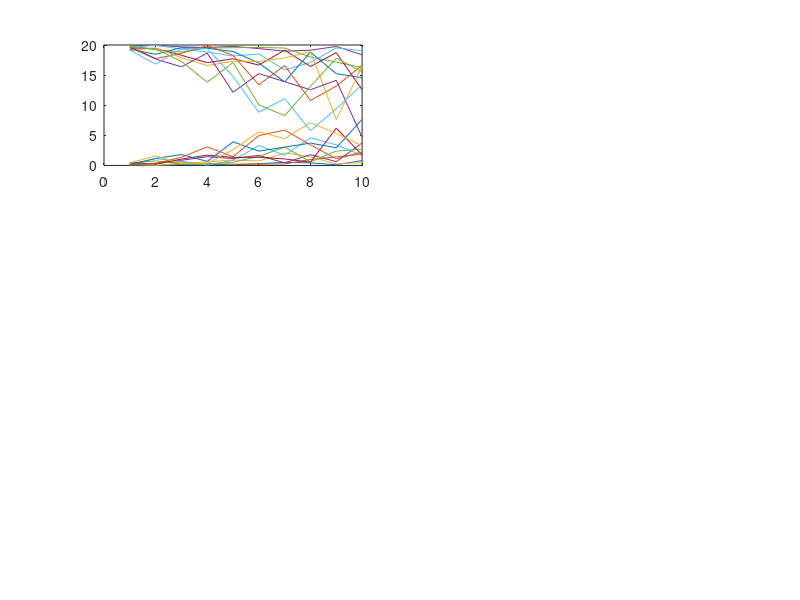

Recreate this plot in MATLAB. (Note: this script raises an error after producing the figure.)
numBasis = 2;
A1 = repmat(1:10, 10,1);
A1 = A1 .*  repmat((0.1:0.1:1)', 1, 10) .* rand(10, 10);
A2 = (repmat(10, 10, 10) - A1) * 2;
B = repmat(1:10, 10,1);
A1 = [A1, B];
A2 = [A2, B];
A = [A1; A2];
A = A';
subplot(3, 2, 1);
plot(A(11:20, :), A(1:10, :));

convInter = 0.95;

meanVector = determineMeanVector(A);

A = determineMeanSubtracted(A, meanVector);
subplot(3, 2, 2);
plot(A(11:20, :), A(1:10, :));
 
[eigenvectors, eigenvalues] = eig(A' * A, 'vector');
[eigenvectors, eigenvalues] = eigsort(eigenvectors, eigenvalues);
 
U = determineBasis(A, eigenvectors);
reducedA = reduceData(U, numBasis, A, meanVector);

id = kmeans(reducedA', 2);

C = [median(reducedA(:, id==1), 2)'; median(reducedA(:, id==2), 2)'];

subplot(3, 2, 3);
if (numBasis > 1)
    plot(reducedA(1, id==1),reducedA(2, id==1),'r.','MarkerSize',12);
    hold on;
    plot(reducedA(1, id==2),reducedA(2, id==2),'b.','MarkerSize',12);
    plot(C(:,1),C(:,2),'kx', 'MarkerSize',15,'LineWidth',3);
    hold off;
end

reconstructedA = reconstructData(U, numBasis, reducedA, meanVector);
reconstructedC = reconstructData(U, numBasis, C', meanVector);
subplot(3, 2, 4);
plot(reconstructedA(11:20, (id == 1)), reconstructedA(1:10, (id == 1)), 'r');
hold on;
plot(reconstructedA(11:20, (id == 2)), reconstructedA(1:10, (id == 2)), 'b');
plot(reconstructedC(11:20, :), reconstructedC(1:10, :), 'black', 'linewidth', 2);
hold off;

threshold = sqrt(chi2inv(convInter,2));

subplot(3, 2, 5);
B = reducedA(:, id == 1);

x1 = linspace(min(B(:,1)) - 100,max(B(:,1)) + 100,1000);
x2 = linspace(min(B(:,2)) - 100,max(B(:,2)) + 100,1000);
[x1grid,x2grid] = meshgrid(x1,x2);
X0 = [x1grid(:) x2grid(:)];
mahalDist = mahal(X0, B');

S_1 = X0(mahalDist <= threshold, :);

scatter(S_1(:,1), S_1(:,2),'r*')
hold on

B = reducedA(:, id == 2);

%S_2 = mvnrnd(mean(B'),cov(B')*0.075, 10000);


x1 = linspace(min(B(:,1)) - 100,max(B(:,1)) + 100,1000);
x2 = linspace(min(B(:,2)) - 100,max(B(:,2)) + 100,1000);
[x1grid,x2grid] = meshgrid(x1,x2);
X0 = [x1grid(:) x2grid(:)];
mahalDist = mahal(X0, B');

S_2 = X0(mahalDist <= threshold, :);

d1 = mahal(S_2, B');

scatter(S_2(:,1), S_2(:,2),'b*');

hold off


subplot(3, 2, 6);
reconstructedV_1 = reconstructData(U, numBasis, S_1', meanVector);
plot(reconstructedV_1(11:20, :), reconstructedV_1(1:10, :), 'r', 'linewidth', 3);
hold on;
reconstructedV_2 = reconstructData(U, numBasis, S_2', meanVector);
plot(reconstructedV_2(11:20, :), reconstructedV_2(1:10, :), 'b', 'linewidth', 3);
plot(reconstructedC(11:20, :), reconstructedC(1:10, :), 'black', 'linewidth', 2);
hold off;

%ylim([0 20])